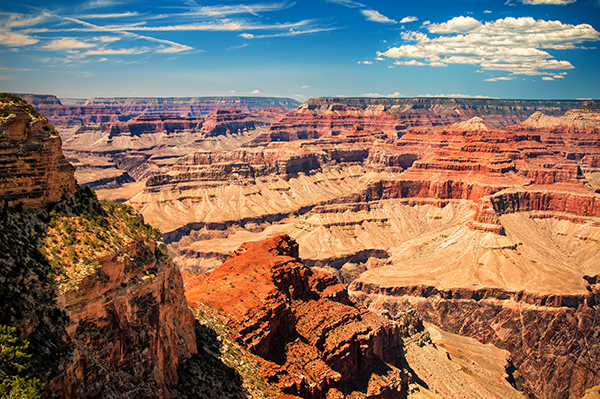
#> input picture Module_01_Computer_Vision_Basics/1.4_Basic_Image_Processing/1.4.2_Rotation/grand_canyon.png, 600 x 399 px
$ python rotation.py --image grand_canyon.png
#> lines starting #> are read from the running program, lines starting #| are printed output that depends on the picture
# import the necessary packages
import numpy as np
import argparse
import imutils
import cv2

# construct the argument parser and parse the arguments
ap = argparse.ArgumentParser()
ap.add_argument("-i", "--image", required=True, help="Path to the image")
args = vars(ap.parse_args())

# load the image and show it
image = cv2.imread(args["image"])
#> image is the input picture: shape (399, 600, 3); mean B, G, R 97.3, 113.1, 138.6
cv2.imshow("Original", image)
cv2.waitKey(0)

# grab the dimensions of the image and calculate the center of the image
(h, w) = image.shape[:2]
#> h = 399; w = 600
(cX, cY) = (w / 2, h / 2)
#> cX = 300; cY = 199.5

# rotate our image by 45 degrees
M = cv2.getRotationMatrix2D((cX, cY), 45, 1.0)
rotated = cv2.warpAffine(image, M, (w, h))
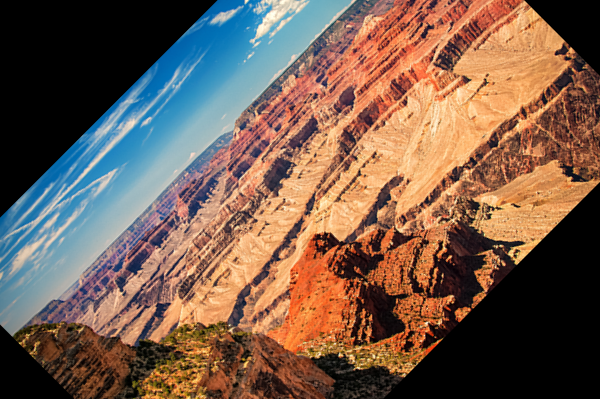
#> rotated: shape (399, 600, 3); mean B, G, R 78.3, 93.1, 117.8
cv2.imshow("Rotated by 45 Degrees", rotated)
cv2.waitKey(0)

# rotate our image by -90 degrees
M = cv2.getRotationMatrix2D((cX, cY), -90, 1.0)
rotated = cv2.warpAffine(image, M, (w, h))
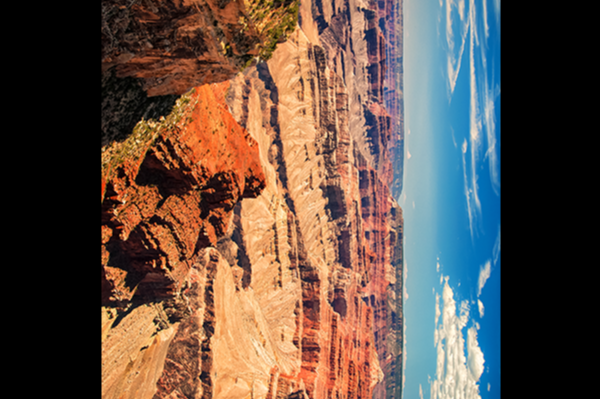
#> rotated: shape (399, 600, 3); mean B, G, R 70, 80.5, 98.3
cv2.imshow("Rotated by -90 Degrees", rotated)
cv2.waitKey(0)

# finally, let's use our helper function in imutils to rotate the image by
# 180 degrees (flipping it upside down)
rotated = imutils.rotate(image, 180)
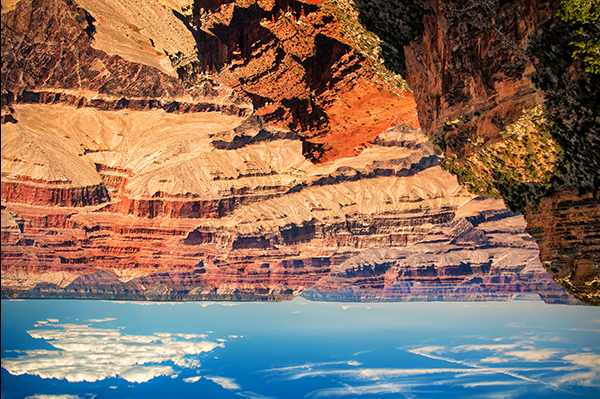
#> rotated: shape (399, 600, 3); mean B, G, R 97.2, 113.1, 138.5
cv2.imshow("Rotated by 180 Degrees", rotated)
cv2.waitKey(0)
